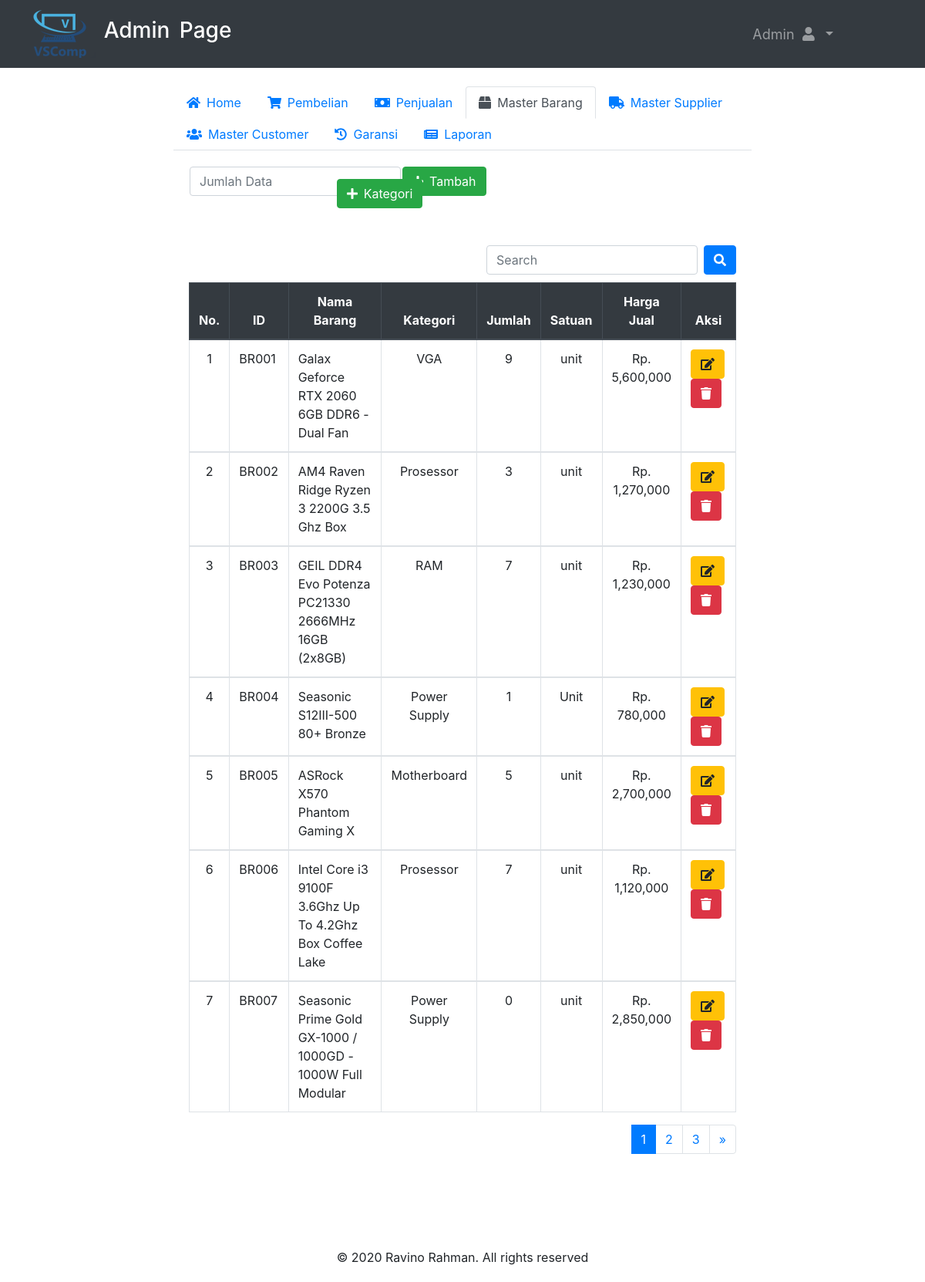
The app's page /admin/master-barang.php (signed in) with its own data.
### tables this page shows
CREATE TABLE `master_barang` (
  `ID_BARANG` varchar(100) NOT NULL,
  `ID_KATEGORI` int(11) DEFAULT NULL,
  `NAMA_BARANG` varchar(100) DEFAULT NULL,
  `STOK` int(11) DEFAULT NULL,
  `SATUAN` varchar(10) DEFAULT NULL,
  `HARGA_JUAL` double DEFAULT NULL,
  `STATUS` varchar(10) DEFAULT NULL
);

CREATE TABLE `kategori` (
  `ID_KATEGORI` int(11) NOT NULL,
  `KATEGORI` varchar(50) DEFAULT NULL
);

### function/function.php (called while the page is built, shortened)
<?php
 $conn= mysqli_connect ("localhost","root","","vsstore");
function tampil_data($query){
  global $conn;
  $hasil = mysqli_query ($conn,$query);
  $array = [];
  while($data = mysqli_fetch_assoc($hasil)){
    $array[] = $data;
  }
  return $array;
}
?>

### admin/master-barang.php (the view, shortened to what this page needs)
<?php include'header.php';
?>
<div class="container-fluid custom-container">
  <div class="nav-menu">
  <ul class="nav nav-tabs" id="myTab" role="tablist">
    <li class="nav-item">
      <a class="nav-link" id="home-tab" href="dasboard.php" role="tab" aria-controls="home" aria-selected="true"><i class="fas fa-home mr-2"></i>Home</a>
    </li>
    <li class="nav-item">
      <a class="nav-link" id="contact-tab" href="pembelian.php" role="tab" aria-controls="pembelian" aria-selected="false"><i class="fas fa-shopping-cart mr-2"></i>Pembelian</a>
    </li>
    <li class="nav-item">
      <a class="nav-link" id="contact-tab" href="penjualan.php" role="tab" aria-controls="penjualan" aria-selected="false"><i class="fas fa-money-bill mr-2"></i>Penjualan</a>
    </li>
    <li class="nav-item">
      <a class="nav-link active" id="barang-tab" href="master-barang.php" role="tab" aria-controls="master barang" aria-selected="false"><i class="fas fa-box mr-2"></i>Master Barang</a>
    </li>
    <li class="nav-item">
      <a class="nav-link" id="profile-tab" href="master-supplier.php" role="tab" aria-controls="master supplier" aria-selected="false"><i class="fas fa-truck mr-2"></i>Master Supplier</a>
    </li>
    <li class="nav-item">
      <a class="nav-link" id="profile-tab" href="master-customer.php" role="tab" aria-controls="master customer" aria-selected="false"><i class="fas fa-users mr-2"></i>Master Customer</a>
    </li>
    <li class="nav-item">
      <a class="nav-link" id="profile-tab" href="garansi.php" role="tab" aria-controls="garansi" aria-selected="false"><i class="fas fa-history mr-2"></i>Garansi</a>
    </li>
    <li class="nav-item">
      <a class="nav-link" id="profile-tab" href="laporan.php" role="tab" aria-controls="laporan" aria-selected="false"><i class="fas fa-newspaper mr-2"></i>Laporan</a>
    </li>
  </ul>
  <div class="tab-content" id="myTabContent">
    <div class="tab-pane fade  show active" id="master-barang" role="tabpanel" aria-labelledby="profile-tab">
      <div class="form-input">
          <form class="" action="" method="POST">
          <table class="tambah-data">
            <tr>
              <td><input class="form-control" type="text" placeholder="Jumlah Data" name="jumlah" required autofocus></td>
              <td><button class="btn btn-success btn-tambah" type="submit" name="tambah"><i class="fas fa-plus mr-2"></i>Tambah</button></a></td>
            </tr>
        </table>
      </form>
      <form class="" action="" method="POST">
      <div class="kategori">
        <button class="btn btn-success" type="submit" name="kategori"><i class="fas fa-plus mr-2"></i>Kategori</button>
      </div>
      </form>
        <br>
        <br>
    <form class="form-inline" style="float:right" action="" method="post">
      <input class="form-control mr-sm-2" type="search" placeholder="Search" aria-label="Search" name="keyword" id="keyword" autofocus>
      <button class="btn btn-primary" type="submit" name="cari"><i class="fas fa-search"></i></button>
    </form><br><br>
    <table class="table table-bordered table-responsive-sm">
      <thead class="thead-dark text-center">
        <tr>
          <th scope="col" width="5%">No.</th>
          <th scope="col" width="6%">ID</th>
          <th scope="col" width="">Nama Barang</th>
          <th scope="col" width="">Kategori</th>
          <th scope="col" width="4%">Jumlah</th>
          <th scope="col" width="5%">Satuan</th>
          <th scope="col" width="14%">Harga Jual</th>
          <th scope="col" width="10%">Aksi</th>
        </tr>
      </thead>
      <?php
        $jumlahtampil = 7;
        $jumlahdata = count(tampil_data("SELECT * FROM master_barang"));
        $jumlahhalaman = ceil($jumlahdata / $jumlahtampil);
        if (isset($_GET["page"])) {
          $halamanaktif = $_GET["page"];
          $nomor = ($halamanaktif-1) * $jumlahtampil;
        }else {
          $halamanaktif = 1;
          $nomor = 0;
        }
        $no = $nomor+1;
        $awaldata = ($jumlahtampil * $halamanaktif) - $jumlahtampil;
        $data_barang = tampil_data("SELECT * FROM master_barang INNER JOIN kategori ON master_barang.ID_KATEGORI=kategori.ID_KATEGORI LIMIT $awaldata, $jumlahtampil");
        foreach ($data_barang as $barang) :?>
        <tbody id="isi-barang">
          <tr>
            <td align="center"><?= $no ?></td>
            <td><?= $barang["ID_BARANG"]; ?></td>
            <td><?= $barang["NAMA_BARANG"]; ?></td>
            <td align="center"><?= $barang["KATEGORI"]; ?></td>
            <td align="center"><?= $barang["STOK"]; ?></td>
            <td align="center"><?= $barang["SATUAN"]; ?></td>
            <td align="center">Rp. <?= number_format($barang["HARGA_JUAL"]); ?></td>
            <td>
                <a href="edit-barang.php?id=<?=$barang["ID_BARANG"]; ?>" ><button class="btn btn-warning" type="button" name="edit"><i class="fas fa-edit"></i></button>
                <a href="delete.php?id=<?=$barang["ID_BARANG"]; ?>" onclick="return confirm('Apakah anda yakin ?');"><button class="btn btn-danger" type="button" name="delete"><i class="fas fa-trash"></i></button></a>
            </td>
          </tr>
        </tbody>
       <?php
        $no++;
        endforeach;
       ?>
    </table>
    <nav aria-label="Page navigation example">
        <ul class="pagination" style="float:right;">
          <?php for ($i=1; $i <= $jumlahhalaman ; $i++) {
            if ($i == $halamanaktif) { ?>
              <li class="page-item active"><a class="page-link" href="?page=<?=$i ?>"><?=$i ?></a></li>
            <?php
            }
            else {?>
              <li class="page-item"><a class="page-link" href="?page=<?=$i ?>"><?=$i ?></a></li>
            <?php
            }
          }
            ?>
          <li class="page-item">
            <?php if ($halamanaktif < $jumlahhalaman) : ?>
              <a class="page-link" href="?page=<?=$halamanaktif + 1; ?>" aria-label="Next">
              <span aria-hidden="true">&raquo;</span>
            <?php endif;  ?>
            </a>
          </li>
        </ul>
    </nav>
    </div>
  </div>
  </div>
</div>
</div>
<br><br><br><br><br>
</body>
<?php include'footer.php';?>
</html>

### admin/header.php (shortened to what this page needs)
<?php
include'../function/function.php';
$user = $_SESSION['username'];
$hasil = mysqli_query($conn, "SELECT *  FROM login WHERE USERNAME = '$user'");
$row = mysqli_fetch_assoc($hasil);
?>
<!DOCTYPE html>
<html lang="en">
<head>
  <link rel="stylesheet" href="../assets/css/bootstrap.min.css">
  <link rel="stylesheet" href="../assets/css/datatables.min.css">
  <link rel="stylesheet" href="../assets/css/datepicker.css">
  <link rel="stylesheet" href="../assets/fontawesome/css/all.min.css">
  <link rel="stylesheet" href="../assets/css/admin.css?v=1.0">
</head>
<body>
  <nav class="navbar navbar-expand-sm bg-dark navbar-dark sticky-top primary-nav" id="nav">
    <div class="container-fluid">
    <a class="navbar-brand" href="dasboard.php">
    <img src="../img/logo1.png" alt="Logo" id="logo"></img>
    <h3 style="display:inline; margin-top:30%">Admin Page</h3>
    </a>
   <div class="collapse navbar-collapse" id="navbarSupportedContent">
    <ul class="navbar-nav ml-auto">
      <li class="nav-item dropdown">
        <a class="nav-link dropdown-toggle" href="#" id="navbarDropdown" role="button" data-toggle="dropdown" aria-haspopup="true" aria-expanded="false">
          <?php echo $row["NAMA"]; ?> <i class="fas fa-user"></i>
        </a>
        <li class="nav-item">
          <a class="nav-link" href="#"> </a>
        </li>
        <li class="nav-item">
          <a class="nav-link" href="#"> </a>
        </li>
        <li class="nav-item">
          <a class="nav-link" href="#"> </a>
        </li>
        <li class="nav-item">
          <a class="nav-link" href="#"> </a>
        </li>
        <li class="nav-item">
          <a class="nav-link" href="#"> </a>
        </li>
      </li>
    </ul>
  </div>
  </nav>
<br>

### assets/css/admin.css (style rules this page uses)
.navbar-expand-sm { font-size: 18px; word-spacing: 5px; }
.form-input { padding: 20px; }
.custom-container { width: 65%; }
.kategori { position: relative; left: 27%; margin-top: -3.3%; }

### records on screen
master_barang: ID_BARANG "BR001", NAMA_BARANG "Galax Geforce RTX 2060 6GB DDR6 - Dual Fan", ID_KATEGORI.KATEGORI "VGA", STOK "9", SATUAN "unit", HARGA_JUAL "5,600,000"
master_barang: ID_BARANG "BR002", NAMA_BARANG "AM4 Raven Ridge Ryzen 3 2200G 3.5 Ghz Box", ID_KATEGORI.KATEGORI "Prosessor", STOK "3", SATUAN "unit", HARGA_JUAL "1,270,000"
master_barang: ID_BARANG "BR003", NAMA_BARANG "GEIL DDR4 Evo Potenza PC21330 2666MHz 16GB (2x8GB)", ID_KATEGORI.KATEGORI "RAM", STOK "7", SATUAN "unit", HARGA_JUAL "1,230,000"
master_barang: ID_BARANG "BR004", NAMA_BARANG "Seasonic S12III-500 80+ Bronze", ID_KATEGORI.KATEGORI "Power Supply", STOK "1", SATUAN "Unit", HARGA_JUAL "780,000"
master_barang: ID_BARANG "BR005", NAMA_BARANG "ASRock X570 Phantom Gaming X", ID_KATEGORI.KATEGORI "Motherboard", STOK "5", SATUAN "unit", HARGA_JUAL "2,700,000"
master_barang: ID_BARANG "BR006", NAMA_BARANG "Intel Core i3 9100F 3.6Ghz Up To 4.2Ghz Box Coffee Lake", ID_KATEGORI.KATEGORI "Prosessor", STOK "7", SATUAN "unit", HARGA_JUAL "1,120,000"
master_barang: ID_BARANG "BR007", NAMA_BARANG "Seasonic Prime Gold GX-1000 / 1000GD - 1000W Full Modular", ID_KATEGORI.KATEGORI "Power Supply", STOK "0", SATUAN "unit", HARGA_JUAL "2,850,000"

### other values on screen
$row["NAMA"] "Admin"
